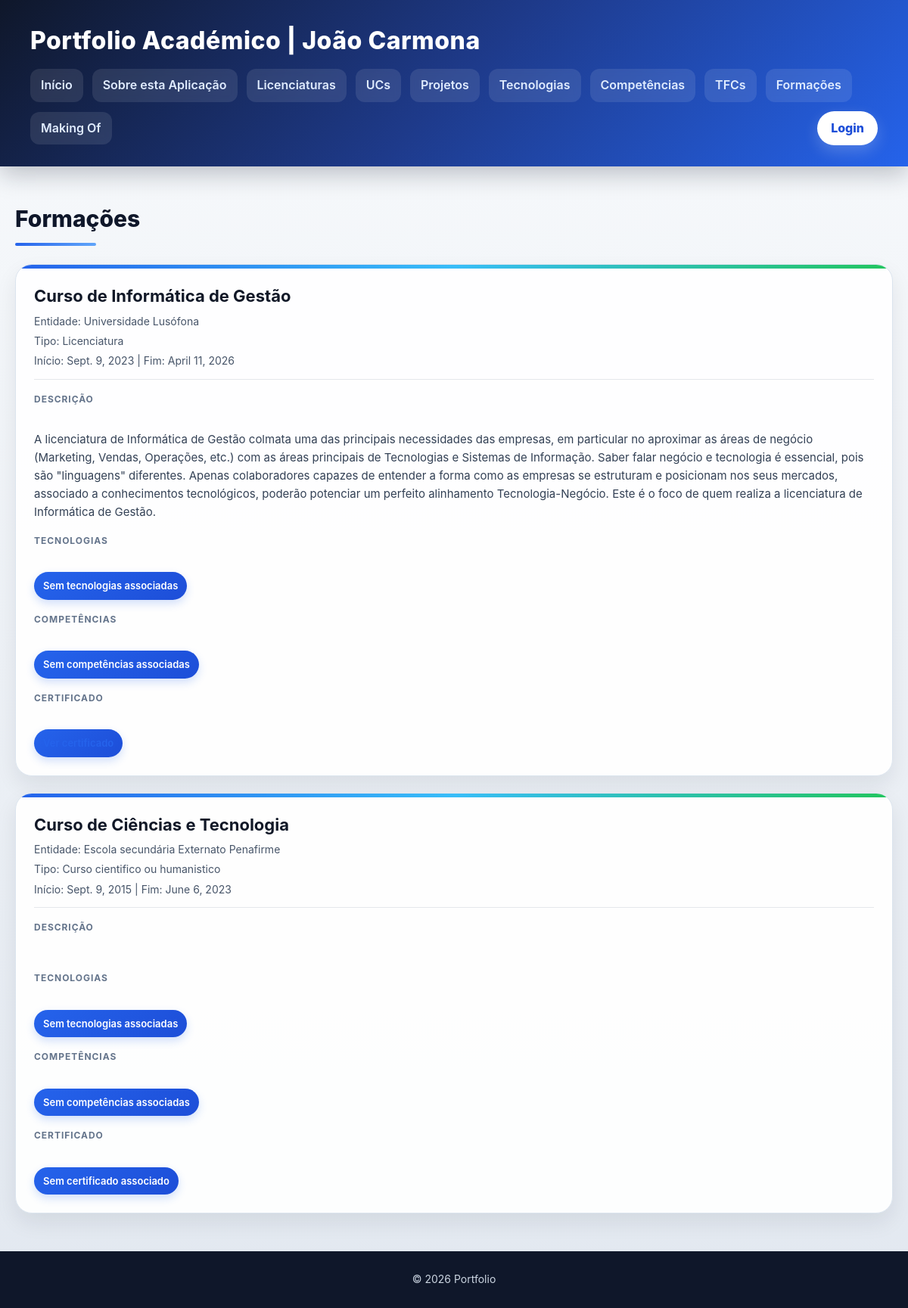
The page /portfolio/formacoes/ on the database its author committed.
### portfolio/models.py (models this page shows, shortened)
class Formacao(models.Model):
    titulo = models.CharField(max_length=100)
    entidade = models.CharField(max_length=100,blank=True)
    tipo = models.CharField(max_length=50,blank=True)
    data_inicio = models.DateField(null=True,blank=True)
    data_fim = models.DateField(null=True,blank=True)
    descricao = models.TextField(blank=True)
    link_certificado = models.URLField(blank=True)
    tecnologias = models.ManyToManyField(Tecnologia,related_name='formacoes',blank=True)
    competencias = models.ManyToManyField(Competencia,related_name='formacoes',blank=True)

### portfolio/views.py (the view)
# urls.py: path('formacoes/', views.formacoes_view, name='formacoes'),
def formacoes_view(request):
    formacoes = Formacao.objects.prefetch_related('tecnologias', 'competencias').all()
    return render(request, 'portfolio/formacoes.html', {'formacoes': formacoes})

### portfolio/templates/portfolio/formacoes.html (shortened to what this page needs)
{% extends "portfolio/base.html" %}
{% block content %}
<h2>Formações</h2>
<section>
    {% for formacao in formacoes %}
    <article>
        <header class="card-header">
            <div>
            <h3>{{ formacao.titulo }}</h3>
            <p>Entidade: {{ formacao.entidade }}</p>
            <p>Tipo: {{ formacao.tipo }}</p>
            <p>Início: {{ formacao.data_inicio }} | Fim: {{ formacao.data_fim }}</p>
            </div>
        </header>
        <section>
            <h4>Descrição</h4>
            <p>{{ formacao.descricao }}</p>
        </section>
        <section>
            <h4>Tecnologias</h4>
            <ul>
                {% for tecnologia in formacao.tecnologias.all %}
                    <li>{{ tecnologia.nome }}</li>
                {% empty %}
                    <li>Sem tecnologias associadas</li>
                {% endfor %}
            </ul>
        </section>
        <section>
            <h4>Competências</h4>
            <ul>
                {% for competencia in formacao.competencias.all %}
                    <li>{{ competencia.nome }}</li>
                {% empty %}
                    <li>Sem competências associadas</li>
                {% endfor %}
            </ul>
        </section>
        <section>
            <h4>Certificado</h4>
            <ul>
                {% if formacao.link_certificado %}
                    <li><a href="{{ formacao.link_certificado }}" target="_blank">Ver certificado</a></li>
                {% else %}
                    <li>Sem certificado associado</li>
                {% endif %}
            </ul>
        </section>
    </article>
    {% empty %}
    <article>
        <header><h3>Sem formações</h3></header>
    </article>
    {% endfor %}
</section>
{% endblock %}

### portfolio/static/portfolio/styles.css (style rules this page uses)
* { box-sizing: border-box; margin: 0; padding: 0; }
body { font-family: "Inter", "Segoe UI", system-ui, -apple-system, sans-serif; background: linear-gradient(180deg, #f8fafc 0%, #e2e8f0 100%); color: #0f172a; line-height: 1.6; min-height: 100vh; }
h2 { font-size: 30px; font-weight: 800; margin-bottom: 24px; color: #0f172a; position: relative; display: inline-block; }
h2::after { content: ""; display: block; width: 65%; height: 4px; background: linear-gradient(90deg, #2563eb, #60a5fa); border-radius: 999px; margin-top: 8px; }
h3 { font-size: 22px; font-weight: 700; color: #111827; }
h4 { font-size: 12px; text-transform: uppercase; letter-spacing: 0.08em; color: #64748b; margin-bottom: 10px; }
section { display: grid; gap: 22px; }
section > article { background: rgba(255, 255, 255, 0.94); border: 1px solid #dbe4ee; border-radius: 22px; padding: 24px; box-shadow: 0 12px 28px rgba(15, 23, 42, 0.08); transition: all 0.28s ease; position: relative; overflow: hidden; }
section > article::before { content: ""; position: absolute; inset: 0 0 auto 0; height: 5px; background: linear-gradient(90deg, #2563eb, #38bdf8, #22c55e); }
article > header { margin-bottom: 16px; padding-bottom: 12px; border-bottom: 1px solid #e5e7eb; }
article > header p { color: #475569; font-size: 14px; margin-top: 4px; }
article p { color: #334155; font-size: 15px; }
article > section { margin-top: 16px; }
article > section > ul { list-style: none; display: flex; flex-wrap: wrap; gap: 10px; }
article > section > ul > li { background: linear-gradient(135deg, #2563eb, #1d4ed8); color: white; padding: 8px 12px; border-radius: 999px; font-size: 13px; font-weight: 600; box-shadow: 0 5px 12px rgba(37, 99, 235, 0.20); transition: transform 0.2s ease, opacity 0.2s ease; }
a { color: #2563eb; text-decoration: none; transition: color 0.2s ease; }
.card-header { display: flex; justify-content: space-between; align-items: flex-start; gap: 20px; }

### rows shown on the page
Formacao: titulo "Curso de Informática de Gestão", entidade "Universidade Lusófona", tipo "Licenciatura", data_inicio "Sept. 9, 2023", data_fim "April 11, 2026", descricao "A licenciatura de Informática de Gestão colmata uma das principais necessidades das empresas, em particular no aproximar as áreas de negócio (Marketing, Vendas, Operações, etc.) com as áreas principais de Tecnologias e Sistemas de Informação. Saber falar negócio e tecnologia é essencial, pois são \"linguagens\" diferentes. Apenas colaboradores capazes de entender a forma como as empresas se estruturam e posicionam nos seus mercados, associado a conhecimentos tecnológicos, poderão potenciar um perfeito alinhamento Tecnologia-Negócio. Este é o foco de quem realiza a licenciatura de Informática de Gestão."
Formacao: titulo "Curso de Ciências e Tecnologia", entidade "Escola secundária Externato Penafirme", tipo "Curso cientifico ou humanistico", data_inicio "Sept. 9, 2015", data_fim "June 6, 2023", link_certificado "Sem certificado associado"
